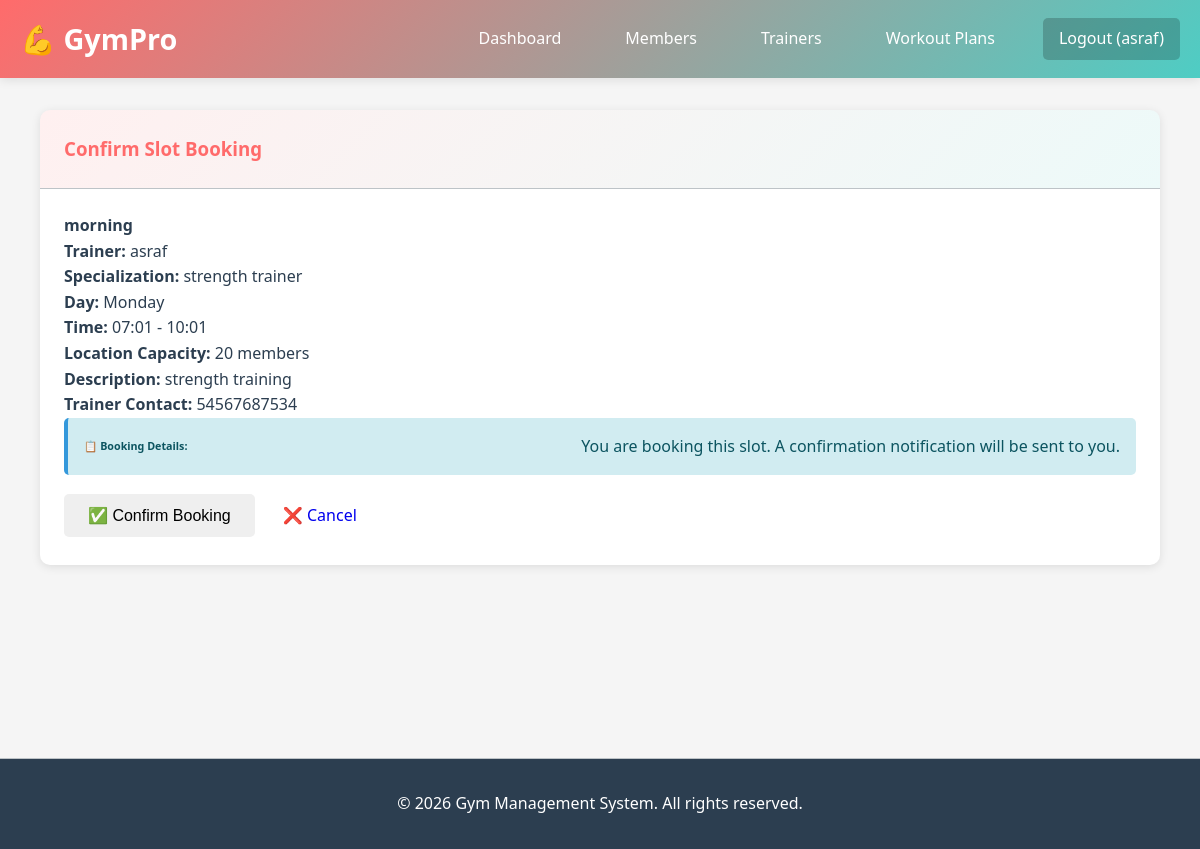
Screenshot of /slot/1/book (signed in) with the database file from the repository.
### app.py (models this page shows)
class Trainer(db.Model):
    __tablename__ = 'trainer'
    trainer_id = db.Column(db.Integer, primary_key=True)
    name = db.Column(db.String(100), nullable=False)
    specialization = db.Column(db.String(100), nullable=False)
    contact_no = db.Column(db.String(15), nullable=False)
    shift_time = db.Column(db.String(50), nullable=False)
    email = db.Column(db.String(100), unique=True)
    created_at = db.Column(db.DateTime, default=datetime.utcnow)
    members = db.relationship('Member', backref='trainer', lazy=True)

class Slot(db.Model):
    __tablename__ = 'slot'
    slot_id = db.Column(db.Integer, primary_key=True)
    slot_name = db.Column(db.String(100), nullable=False)
    trainer_id = db.Column(db.Integer, db.ForeignKey('trainer.trainer_id'), nullable=False)
    day_of_week = db.Column(db.String(20), nullable=False)  # Monday, Tuesday, etc.
    start_time = db.Column(db.String(10), nullable=False)  # HH:MM format
    end_time = db.Column(db.String(10), nullable=False)
    capacity = db.Column(db.Integer, default=20)
    description = db.Column(db.String(300))
    created_at = db.Column(db.DateTime, default=datetime.utcnow)
    trainer = db.relationship('Trainer', backref='slots')
    bookings = db.relationship('Booking', backref='slot', lazy=True, cascade='all, delete-orphan')

### app.py (the view, shortened to what this page needs)
@app.route('/slot/<int:slot_id>/book', methods=['GET', 'POST'])
def book_slot(slot_id):
    if 'member_id' not in session:
        flash('Please login as a member to book a slot', 'warning')
        return redirect(url_for('login'))
    slot = Slot.query.get_or_404(slot_id)
    member_id = session.get('member_id')
    return render_template('confirm_booking.html', slot=slot)

### templates/confirm_booking.html (shortened to what this page needs)
{% extends "base.html" %}
{% block content %}
<div class="container mt-5 mb-5">
    <div class="row justify-content-center">
        <div class="col-md-6">
            <div class="card shadow-lg">
                <div class="card-header bg-success text-white">
                    <h3 class="mb-0">Confirm Slot Booking</h3>
                </div>
                <div class="card-body p-5">
                    <div class="mb-4 p-4 bg-light rounded">
                        <h4 class="mb-3">{{ slot.slot_name }}</h4>
                        <div class="mb-3">
                            <strong>Trainer:</strong> {{ slot.trainer.name }}
                        </div>
                        <div class="mb-3">
                            <strong>Specialization:</strong> {{ slot.trainer.specialization }}
                        </div>
                        <div class="mb-3">
                            <strong>Day:</strong> {{ slot.day_of_week }}
                        </div>
                        <div class="mb-3">
                            <strong>Time:</strong> {{ slot.start_time }} - {{ slot.end_time }}
                        </div>
                        <div class="mb-3">
                            <strong>Location Capacity:</strong> {{ slot.capacity }} members
                        </div>
                        {% if slot.description %}
                            <div class="mb-3">
                                <strong>Description:</strong> {{ slot.description }}
                            </div>
                        {% endif %}
                        <div>
                            <strong>Trainer Contact:</strong> {{ slot.trainer.contact_no }}
                        </div>
                    </div>
                    <form method="POST" action="{{ url_for('book_slot', slot_id=slot.slot_id) }}">
                        <div class="alert alert-info">
                            <h6 class="mb-2">📋 Booking Details:</h6>
                            <p class="mb-0">You are booking this slot. A confirmation notification will be sent to you.</p>
                        </div>
                        <button type="submit" class="btn btn-success btn-lg w-100 mb-2">✅ Confirm Booking</button>
                        <a href="{{ url_for('slots_list') }}" class="btn btn-outline-secondary btn-lg w-100">❌ Cancel</a>
                    </form>
                </div>
            </div>
        </div>
    </div>
</div>
{% endblock %}

### templates/base.html (shortened to what this page needs)
<!DOCTYPE html>
<html lang="en">
<head>
    <link rel="stylesheet" href="{{ url_for('static', filename='css/style.css') }}">
</head>
<body>
    <nav class="navbar">
        <div class="navbar-container">
            <div class="logo">💪 GymPro</div>
            {% if session.get('admin_id') %}
            <div class="nav-links">
                <a href="{{ url_for('admin_dashboard') }}" class="nav-link">Dashboard</a>
                <a href="{{ url_for('members_list') }}" class="nav-link">Members</a>
                <a href="{{ url_for('trainers_list') }}" class="nav-link">Trainers</a>
                <a href="{{ url_for('workout_plans_list') }}" class="nav-link">Workout Plans</a>
                <a href="{{ url_for('logout') }}" class="nav-link logout">Logout ({{ session.get('admin_name') }})</a>
            </div>
            {% endif %}
        </div>
    </nav>
    <div class="container">
        {% block content %}{% endblock %}
    </div>
    <footer class="footer">
        <p>&copy; 2026 Gym Management System. All rights reserved.</p>
    </footer>
</body>
</html>

### static/css/style.css (style rules this page uses)
* { margin: 0; padding: 0; box-sizing: border-box; }
:root { --primary-color: #FF6B6B; --secondary-color: #4ECDC4; --dark-color: #2C3E50; --light-color: #ECF0F1; --success-color: #27AE60; --warning-color: #F39C12; --danger-color: #E74C3C; --info-color: #3498DB; --text-color: #2C3E50; --border-color: #BDC3C7; --shadow: 0 2px 10px rgba(0,0,0,0.1); --transition: all 0.3s ease; }
html, body { font-family: 'Segoe UI', Tahoma, Geneva, Verdana, sans-serif; background-color: #f5f5f5; color: var(--text-color); line-height: 1.6; }
.navbar { background: linear-gradient(135deg, var(--primary-color), var(--secondary-color)); padding: 1rem 0; box-shadow: var(--shadow); position: sticky; top: 0; z-index: 100; }
.navbar-container { max-width: 1200px; margin: 0 auto; padding: 0 20px; display: flex; justify-content: space-between; align-items: center; }
.logo { font-size: 1.8rem; font-weight: bold; color: white; text-decoration: none; }
.nav-links { display: flex; gap: 2rem; align-items: center; }
.nav-link { color: white; text-decoration: none; font-weight: 500; transition: var(--transition); padding: 0.5rem 1rem; border-radius: 5px; }
.nav-link.logout { background-color: rgba(0,0,0,0.2); }
.container { max-width: 1200px; margin: 2rem auto; padding: 0 20px; min-height: calc(100vh - 200px); }
.alert { padding: 1rem; margin-bottom: 1rem; border-radius: 5px; position: relative; display: flex; justify-content: space-between; align-items: center; }
.alert-info { background-color: #d1ecf1; color: #0c5460; border-left: 4px solid var(--info-color); }
.btn { display: inline-block; padding: 0.75rem 1.5rem; font-size: 1rem; border: none; border-radius: 5px; cursor: pointer; text-decoration: none; transition: var(--transition); font-weight: 500; text-align: center; white-space: nowrap; }
.card { background: white; border-radius: 10px; box-shadow: var(--shadow); overflow: hidden; transition: var(--transition); }
.card-header { padding: 1.5rem; border-bottom: 1px solid var(--border-color); background: linear-gradient(135deg, rgba(255,107,107,0.1), rgba(78,205,196,0.1)); }
.card-header h3 { color: var(--primary-color); margin: 0; }
.card-body { padding: 1.5rem; }
.footer { background: var(--dark-color); color: white; text-align: center; padding: 2rem; margin-top: 3rem; border-top: 1px solid var(--border-color); }

### rows the page displays
Trainer: get "asraf", trainer.name "asraf", trainer.specialization "strength trainer", trainer.contact_no "54567687534"
Slot: slot_name "morning", day_of_week "Monday", start_time "07:01", end_time "10:01", capacity "20", description "strength training"
